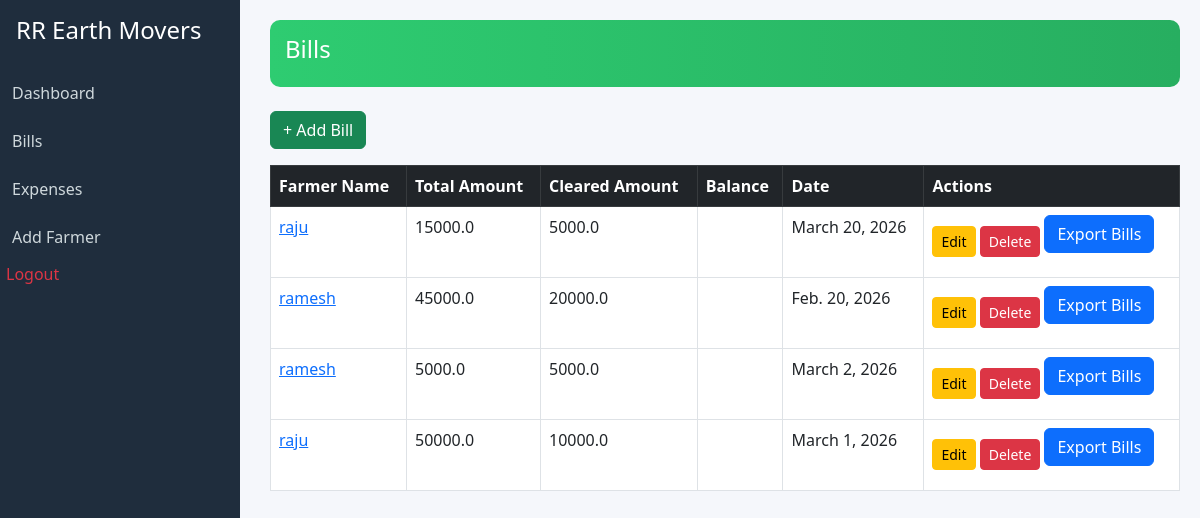
The app's page /bills/ (signed in) with its own data.
### core/models.py (models this page shows, shortened)
class Bill(models.Model):
    farmer = models.ForeignKey(Farmer, on_delete=models.CASCADE)
    total_amount = models.FloatField()
    cleared_amount = models.FloatField()
    balance_amount = models.FloatField(blank=True)
    date = models.DateField(default=now)

class Farmer(models.Model):
    name = models.CharField(max_length=100)
    phone = models.CharField(max_length=15)
    address = models.TextField()

### core/views.py (the view)
# urls.py: path('bills/', views.bills, name='bills'),
@login_required
def bills(request):
    return render(request, 'bills.html', {
        'bills': Bill.objects.all()
    })

### templates/bills.html
{% extends 'base.html' %}
{% block content %}
<div class="topbar mb-4">
    <h4>Bills</h4>
</div>
<a href="/add-bill/" class="btn btn-success mb-3">+ Add Bill</a>
<table class="table table-bordered bg-white">
    <thead class="table-dark">
        <tr>
            <th>Farmer Name</th>
            <th>Total Amount</th>
            <th>Cleared Amount</th>
            <th>Balance</th>
            <th>Date</th>
            <th>Actions</th>
        </tr>
    </thead>
    <tbody>
        {% for bill in bills %}
        <tr>
            <td>
                <a href="{% url 'farmer_detail' bill.farmer.id %}">
                    {{ bill.farmer.name }}
                </a>
            </td>
            <td>{{ bill.total_amount }}</td>
            <td>{{ bill.cleared_amount }}</td>
            <td>{{ bill.total_amount|add:"-bill.cleared_amount" }}</td>
            <td>{{ bill.date }}</td>
            <td>
                <a href="{% url 'edit_bill' bill.id %}" class="btn btn-warning btn-sm">Edit</a>
                <a href="{% url 'delete_bill' bill.id %}" class="btn btn-danger btn-sm">Delete</a>
                <a href="{% url 'export_bills' %}" class="btn btn-primary mb-3">Export Bills</a>
            </td>
        </tr>
        {% empty %}
        <tr>
            <td colspan="6" class="text-center">No Bills Found</td>
        </tr>
        {% endfor %}
    </tbody>
</table>
{% endblock %}

### templates/base.html (shortened to what this page needs)
<!DOCTYPE html>
<html>
<head>
    <link href="https://cdn.jsdelivr.net/npm/bootstrap@5.3.0/dist/css/bootstrap.min.css" rel="stylesheet">
</head>
<body>
<div class="sidebar">
    <h4 class="p-3">RR Earth Movers</h4>
    <a href="/">Dashboard</a>
    <a href="/bills/">Bills</a>
    <a href="/expenses/">Expenses</a>
    <a href="/add-farmer/">Add Farmer</a>
    <form action="{% url 'logout' %}" method="post">{% csrf_token %}
        <button type="submit" class="text-danger border-0 bg-transparent">Logout</button>
    </form>
</div>
<div class="content">
    {% block content %}
    {% endblock %}
</div>
</body>
</html>

### templates/base.html (style rules this page uses)
body { background:#f5f7fb; }
.sidebar { width:240px; height:100vh; position:fixed; background:#1f2d3d; color:white; }
.sidebar a { color:#cfd8dc; display:block; padding:12px; text-decoration:none; }
.content { margin-left:250px; padding:20px; }
.topbar { background:linear-gradient(90deg,#2ecc71,#27ae60); padding:15px; color:white; border-radius:10px; }

### records on screen
Bill: farmer.name "raju", total_amount "15000.0", cleared_amount "5000.0", date "March 20, 2026"
Bill: farmer.name "ramesh", total_amount "45000.0", cleared_amount "20000.0", date "Feb. 20, 2026"
Bill: farmer.name "ramesh", total_amount "5000.0", cleared_amount "5000.0", date "March 2, 2026"
Bill: farmer.name "raju", total_amount "50000.0", cleared_amount "10000.0", date "March 1, 2026"
